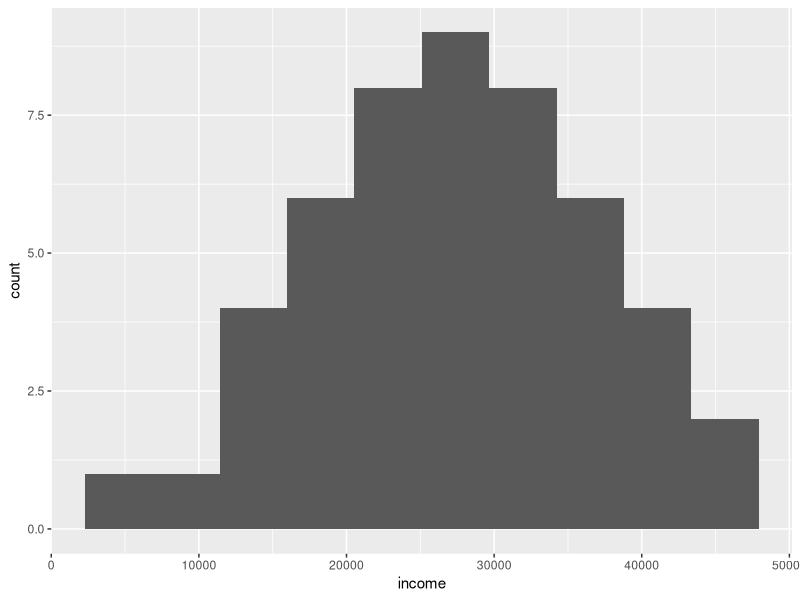
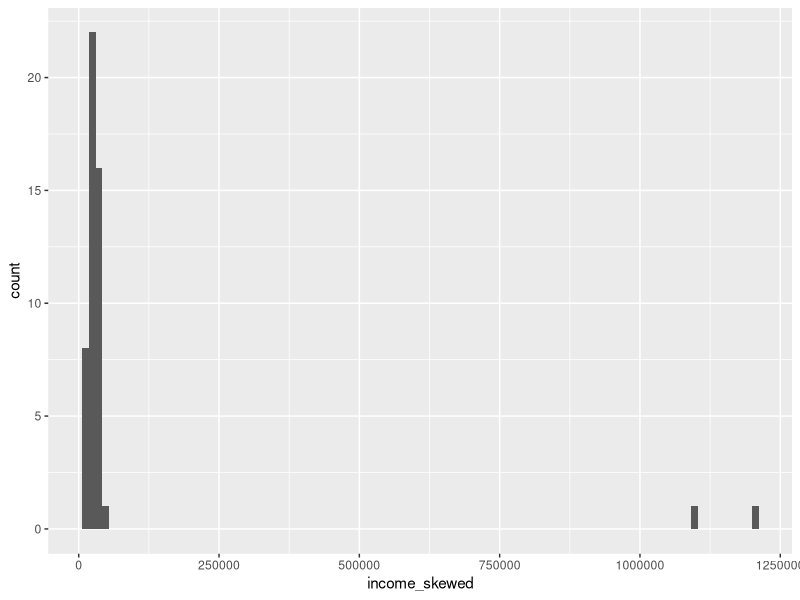

The R script that drew these images, in order:
## ---- chunk 1
suppressMessages(library("tidyverse"))
## ---- chunk 2
dat = tibble(
  drink = c(
    "espresso", "latte", "tea", "tea", "earl gray", "americano", 
    "hot chocolate", "tea", "hot chocolate", "tea"
  )
)

dat$drink
## ---- chunk 3
dat %>% 
  count(drink) %>% 
  arrange(desc(n))
## ---- chunk 4
set.seed(42)
dat = tibble(
  income = qnorm(seq(0, 1, 0.02), 2.73, 1) * 10000
) %>% 
  filter(income > 0, income != Inf)

as.vector(dat$income)
## ---- chunk 5
ggplot(dat, aes(income)) +
  geom_histogram(bins = 10)
## ---- chunk 6
dat %>% 
  arrange(income) %>%
  unlist() %>% 
  as.vector()
## ---- chunk 7
median(dat$income)
## ---- chunk 8
mean(dat$income)
## ---- chunk 9
all.equal(
  mean(dat$income),
  median(dat$income)
)
## ---- chunk 10
dat$income_skewed = dat$income  # first copy the income data
dat$income_skewed[49] = 1200000
dat$income_skewed[48] = 1100000
## ---- chunk 11
ggplot(dat) + geom_histogram(aes(income_skewed), bins = 100)
## ---- chunk 12
median(dat$income_skewed)
## ---- chunk 13
mean(dat$income_skewed)
